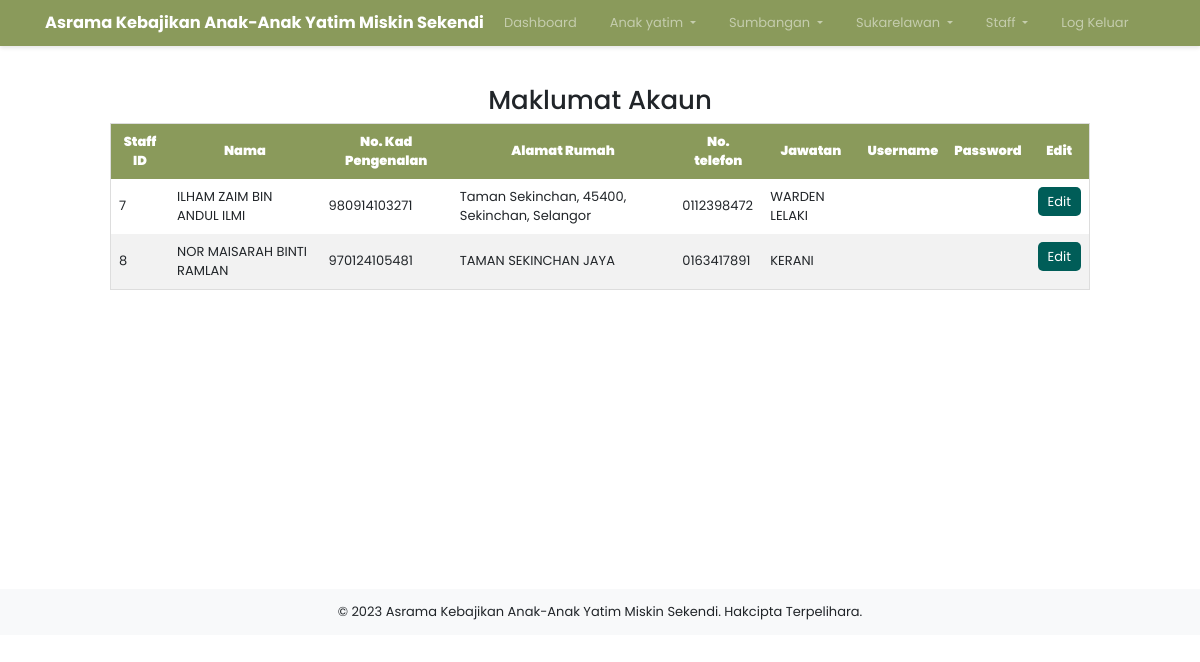
/admin/profile.php (signed in), run on the app's committed database.
### tables this page shows
CREATE TABLE `staff` (
  `STAFFID` int(8) NOT NULL,
  `NAME` varchar(40) NOT NULL,
  `IDNO` varchar(12) NOT NULL,
  `ADDRESS` varchar(200) NOT NULL,
  `PHONENO` varchar(12) NOT NULL,
  `POSITION` varchar(40) NOT NULL,
  `STATUS` varchar(11) NOT NULL,
  `USERNAME` varchar(20) DEFAULT NULL,
  `PASSWORD` varchar(20) DEFAULT NULL
);

### admin/profile.php (the view, shortened to what this page needs)
<?php
require('connection.php');
?>
<!DOCTYPE html>
<html lang="en">
<head>
    <link rel="stylesheet" href="https://cdnjs.cloudflare.com/ajax/libs/font-awesome/5.15.3/css/all.min.css">
    <link rel="stylesheet" href="https://stackpath.bootstrapcdn.com/bootstrap/4.5.2/css/bootstrap.min.css">
    <link rel="stylesheet" href="https://cdnjs.cloudflare.com/ajax/libs/font-awesome/4.7.0/css/font-awesome.min.css">
</head>
<body>
<nav class="navbar navbar-expand-lg navbar-dark">
    <div class="container">
        <a class="navbar-brand" href="#">Asrama Kebajikan Anak-Anak Yatim Miskin Sekendi</a>
        <div class="collapse navbar-collapse" id="navbarNav">
            <ul class="navbar-nav ml-auto">
                <li class="nav-item">
                    <a class="nav-link" href="dashboard.php">Dashboard</a>
                </li>
                <li class="nav-item dropdown">
                    <a class="nav-link dropdown-toggle" href="#login" id="navbarDropdown" role="button">
                        Anak yatim
                    </a>
                </li>
                <li class="nav-item dropdown">
                    <a class="nav-link dropdown-toggle" href="#login" id="navbarDropdown" role="button">
                        Sumbangan
                    </a>
                </li>
                <li class="nav-item dropdown">
                    <a class="nav-link dropdown-toggle" href="#login" id="navbarDropdown" role="button">
                        Sukarelawan
                    </a>
                </li>
                <li class="nav-item dropdown">
                    <a class="nav-link dropdown-toggle" href="#login" id="navbarDropdown" role="button">
                        Staff
                    </a>
                </li>
                <li class="nav-item">
                    <a class="nav-link" href="logout.php">Log Keluar</a>
                </li>
            </ul>
        </div>
    </div>
</nav>
<div class="container" style="padding:85px 80px">
    <h2 class="text-center">Maklumat Akaun</h2>
    <table border="0">
      <thead>
        <tr>
          <th><strong>Staff ID</strong></th>
<th><strong>Nama</strong></th>
<th><strong>No. Kad Pengenalan</strong></th>
<th><strong>Alamat Rumah</strong></th>
<th><strong>No. telefon</strong></th>
<th><strong>Jawatan</strong></th>
<th><strong>Username</th>
<th><strong>Password</th>
<th><strong>Edit</strong></th>
        </tr>
      </thead>
      <tbody>
        <?php
        if (isset($_SESSION['staffid'])) {
            $sql = "SELECT  staffid,name,idno,address,phoneno,position,username,password FROM staff WHERE username = '".$_SESSION['staffid']."';";
            $result = mysqli_query($con, $sql);
            while ($row = mysqli_fetch_assoc($result)) {
        ?>
        <td align="center"><?php echo $row['staffid']?></td>
        <td align="center"><?php echo $row['name'] ?></td>
        <td align="center"><?php echo $row['idno'] ?></td>
        <td align="center"><?php echo $row['address'] ?></td>
        <td align="center"><?php echo $row['phoneno'] ?></td>
        <td align="center"><?php echo $row['position'] ?></td>
        <td align="center"><?php echo $row['username'] ?></td>
        <td align="center"><?php echo $row['password'] ?></td>
        <td class="action-btn">
                    <a href="manageprofile.php?id=<?php echo htmlspecialchars($row["staffid"]); ?>" class="edit">Edit</a>
                </td>
        <?php }
        } else {
            header("Location: login.php");
            exit;
        }?>
      </tbody>
    </table>
  </div><br><br><br><br><br><br><br><br><br><br>
<footer class="bg-light text-center text-lg-start mt-4">
    <div class="text-center p-3">
        &copy; 2023 Asrama Kebajikan Anak-Anak Yatim Miskin Sekendi. Hakcipta Terpelihara.
    </div>
</footer>
</body>
</html>

### admin/profile.php (style rules this page uses)
body, html { margin: 0; padding: 0; width: 100%; height: 100%; font-family: 'Poppins'; font-size: 13px; }
.navbar { background-color: #8A9A5B; position: fixed; top: 0; width: 100%; z-index: 1000; box-shadow: 0 2px 4px rgba(0,0,0,0.1); }
.navbar-brand { font-weight: bold; color: white; }
.navbar-nav .nav-link { color: white; margin-right: 20px; position: relative; }
.navbar-nav .nav-link::before { content: ''; position: absolute; top: 50%; left: 50%; width: 0; height: 0; background: rgba(255, 255, 255, 0.2); border-radius: 50%; transition: width 0.4s, height 0.4s, top 0.4s, left 0.4s; }
table { width: 100%; border-collapse: collapse; border: 1px solid #ddd; }
th, td { text-align: left; padding: 8px; }
th { background-color: #8A9A5B; color: white; text-align: center; }
.action-btn { display: flex; justify-content: space-around; }
.action-btn a { padding: 5px 10px; color: white; text-decoration: none; border-radius: 5px; }
.action-btn a.edit { background-color: #005d58; }

### data on the page
staff: STAFFID "7", NAME "ILHAM ZAIM BIN ANDUL ILMI", IDNO "980914103271", ADDRESS "Taman Sekinchan, 45400, Sekinchan, Selangor", PHONENO "0112398472", POSITION "WARDEN LELAKI"
staff: STAFFID "8", NAME "NOR MAISARAH BINTI RAMLAN", IDNO "970124105481", ADDRESS "TAMAN SEKINCHAN JAYA", PHONENO "0163417891", POSITION "KERANI"
